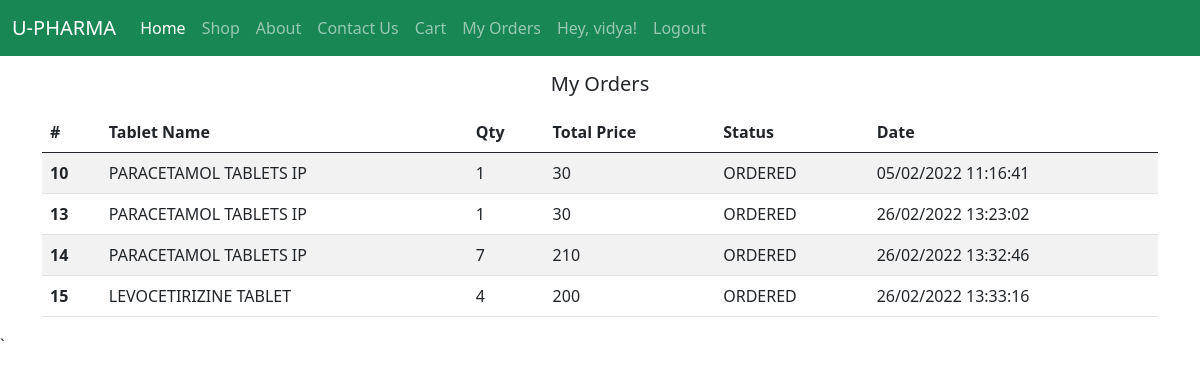
Page /orders (signed in) on the committed database.
### tables this page shows
CREATE TABLE "users" (
	"id"	INTEGER,
	"username"	TEXT,
	"password"	TEXT,
	"address"	TEXT,
	"phone"	TEXT,
	"email"	TEXT,
	PRIMARY KEY("id" AUTOINCREMENT)
);

CREATE TABLE "products" (
	"id"	INTEGER,
	"name"	TEXT NOT NULL,
	"price"	TEXT,
	"details"	TEXT,
	"image"	TEXT,
	"tags"	TEXT,
	"category"	TEXT,
	"stocks"	INTEGER DEFAULT 50,
	PRIMARY KEY("id" AUTOINCREMENT)
);

CREATE TABLE "orders" (
	"id"	INTEGER,
	"pid"	INTEGER,
	"qty"	INTEGER,
	"uid"	INTEGER,
	"status"	TEXT,
	"date"	INTEGER,
	PRIMARY KEY("id" AUTOINCREMENT)
);

### main.py (the view)
@app.get("/orders",response_class=HTMLResponse)
def orders(request : Request):
    if not request.session.get('isLogin'):
        return RedirectResponse('/login', status_code=status.HTTP_302_FOUND)
    uid = request.session.get('uid')
    con = sqlite3.connect(DATABASE_NAME)
    con.row_factory = sqlite3.Row
    cur = con.cursor()
    cur.execute("SELECT *,o.id as oid from USERS u,orders o, products p where u.id=o.uid and o.pid=p.id and o.uid =?",
                [uid])
    orders = cur.fetchall()
    con.close
    return templates.TemplateResponse("/orders.html", {"request": request, "orders": orders})

### templates/orders.html (shortened to what this page needs)
{% extends "base.html" %}
{% block content  %}
<div class="container">
    <h5 class="text-center my-3">My Orders</h5>
    {% if orders|length > 0 %}
    <table class="table table-striped">
        <thead>
        <tr>
            <th scope="col">#</th>
            <th scope="col">Tablet Name</th>
            <th scope="col">Qty</th>
            <th scope="col">Total Price</th>
            <th scope="col">Status</th>
            <th scope="col">Date</th>
        </tr>
        </thead>
        <tbody>
        {% for order in orders %}
        <tr>
            <th scope="row">{{order.oid}}</th>
            <td>{{order.name}}</td>
            <td>{{order.qty}}</td>
            <td>{{order.qty | int * order.price | int}}</td>
            <td>{{order.status}}</td>
            <td>{{order.date}}</td>
        </tr>
        {% endfor %}
        </tbody>
    </table>
    {% else %}
    <h5 class="text-center">No Orders found from your account!!</h5>
    {% endif %}
</div>
{% endblock %}

### templates/base.html (shortened to what this page needs)
<!doctype html>
<html lang="en">
<head>
    <link href="{{ url_for('static', path='/css/bootstrap.css') }}" rel="stylesheet" />
</head>
<body>
<nav class="navbar navbar-expand-lg navbar-dark bg-success">
    <div class="container-fluid">
        <a class="navbar-brand" href="/">U-PHARMA</a>
        <div class="collapse navbar-collapse" id="navbarNav">
            <ul class="navbar-nav">
                <li class="nav-item">
                    <a class="nav-link active" aria-current="page" href="/">Home</a>
                </li>
                <li class="nav-item">
                    <a class="nav-link" href="/shop">Shop</a>
                </li>
                <li class="nav-item">
                    <a class="nav-link" href="/about">About</a>
                </li>
                <li class="nav-item">
                    <a class="nav-link" href="/contact">Contact Us</a>
                </li>
                {% if request.session.get('isLogin') %}
                 <li class="nav-item">
                    <a class="nav-link" href="/cart">Cart</a>
                </li>
                <li class="nav-item">
                    <a class="nav-link" href="/orders">My Orders</a>
                </li>
                <li class="nav-item">
                    <a class="nav-link" href="#">Hey, {{request.session.get('username')}}!</a>
                </li>
                <li class="nav-item">
                    <a class="nav-link" href="/logout">Logout</a>
                </li>
                {% endif %}
            </ul>
        </div>
    </div>
</nav>
<main id="content">{% block content %}{% endblock %}</main>
</body>
</html>`

### rows in the picture
users: session.get "vidya"
products: oid "10", name "PARACETAMOL TABLETS IP", qty "1", order.qty|int*order.price|int "30", status "ORDERED", date "05/02/2022 11:16:41", oid "13", date "26/02/2022 13:23:02", oid "14", qty "7", order.qty|int*order.price|int "210", date "26/02/2022 13:32:46"
products: oid "15", name "LEVOCETIRIZINE TABLET", qty "4", order.qty|int*order.price|int "200", status "ORDERED", date "26/02/2022 13:33:16"
